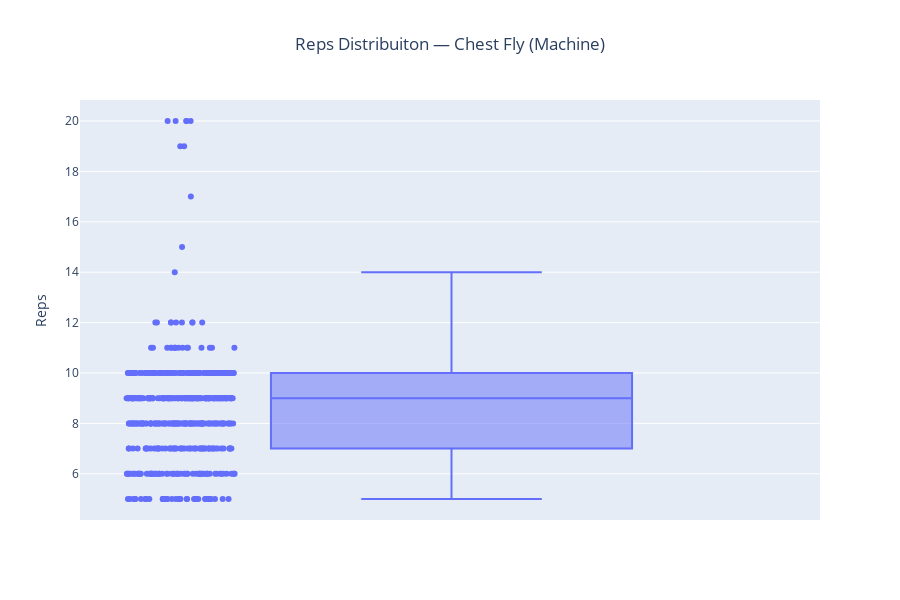

Here is the notebook cell this chart was saved with:
### Markdown cell above
Não há dado incorreto, apesar de ser um valor alto para repetição o contexto se justifica (carga baixa)

### Code cell
# Chest Fly (Machine)
exercise_name = "Chest Fly (Machine)"
df_ex = df[df["exercise_title"] == exercise_name]
fig = px.box(df_ex,y="reps",points="all",hover_data=["reps","weight_kg","set_index","set_type","rpe","start_time"],title=f"Reps Distribuiton — {exercise_name}")
fig.update_layout(yaxis_title="Reps",xaxis_title="",showlegend=False,height=600,width=900,title_x = 0.5)
fig.show()

### Figure 1 — Plotly figure (JSON) as saved in the notebook; plotly's stock layout.template omitted (floating-point values rounded to 4 significant figures; data arrays with more than 128 entries replaced by an {"elided": "..."} marker saying what was removed)
{"data": [{"alignmentgroup": "True", "boxpoints": "all", "customdata": {"elided": "525x5 mixed values"}, "hovertemplate": "reps=%{y}<br>weight_kg=%{customdata[0]}<br>set_index=%{customdata[1]}<br>set_type=%{customdata[2]}<br>rpe=%{customdata[3]}<br>start_time=%{customdata[4]}<extra></extra>", "legendgroup": "", "marker": {"color": "#636efa"}, "name": "", "notched": false, "offsetgroup": "", "orientation": "v", "showlegend": false, "type": "box", "x0": " ", "xaxis": "x", "y": {"elided": "525 float values"}, "y0": " ", "yaxis": "y"}], "layout": {"boxmode": "group", "height": 600, "legend": {"tracegroupgap": 0}, "showlegend": false, "title": {"text": "Reps Distribuiton — Chest Fly (Machine)", "x": 0.5}, "width": 900, "xaxis": {"anchor": "y", "domain": [0, 1], "title": {"text": ""}}, "yaxis": {"anchor": "x", "domain": [0, 1], "title": {"text": "Reps"}}}}
